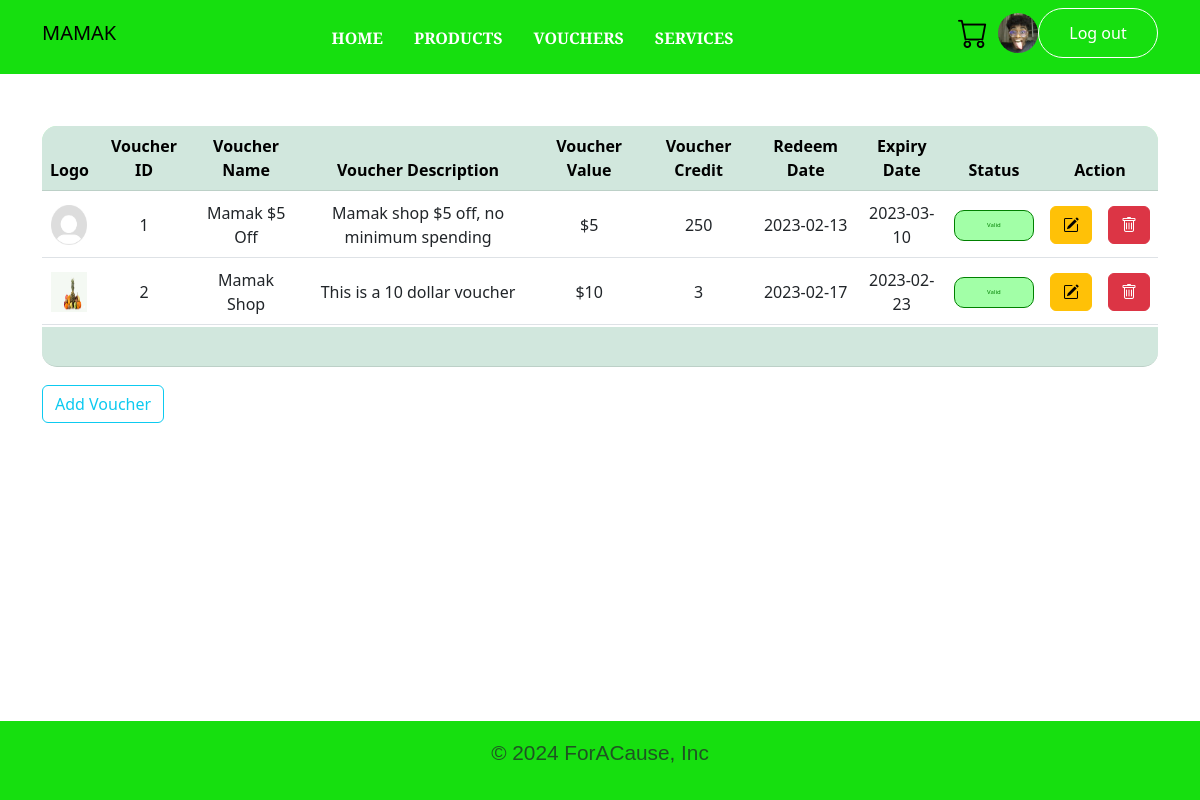
Page /voucherValidity/1 (signed in) on the committed database.
### Src/models.py (models this page shows, shortened)
class User(db.Model, UserMixin):
    id = db.Column(db.Integer, primary_key=True)
    username = db.Column(db.String(20), unique=True, nullable=False)
    email = db.Column(db.String(120), unique=True, nullable=False)
    image_file = db.Column(db.String(20), nullable=False,
                           default='default.jpg')
    password = db.Column(db.String(60), nullable=False)
    phone = db.Column(db.String(8), nullable=False)
    address = db.Column(db.String(80), nullable=False)
    secretQn = db.Column(db.String(80), nullable=False)
    isAdmin = db.Column(db.Boolean, nullable=False, default=False)
    balance = db.Column(db.Integer(), nullable=False, default=0)
    credit = db.Column(db.Integer(), nullable=False, default=0)
    carts = db.relationship('Cart', backref='user', lazy=True)
    redeemedvouchers = db.relationship('RedeemedVouchers', backref='user', lazy=True)

class Voucher(db.Model):
    id = db.Column(db.Integer, primary_key=True)
    name = db.Column(db.String(40), nullable=False)
    description = db.Column(db.String(255), nullable=False)
    credit = db.Column(db.Integer(), nullable=False)
    value = db.Column(db.Integer(), nullable=False)
    redeem_date = db.Column(db.Date, nullable=False)
    expiry_date = db.Column(db.Date, nullable=False)
    image_file = db.Column(db.String(20), nullable=False,
                           default='default.jpg')
    isValid = db.Column(db.Integer, nullable=False, default=1)
    redeemedvouchers = db.relationship('RedeemedVouchers', backref='voucher', lazy=True)

### Src/routes.py (the view)
@app.route('/voucherValidity/<int:id>', methods=['GET', 'POST'])
@login_required
def vouchervalidity(id):
    vouchers = Voucher.query.all()
    voucher = Voucher.query.filter_by(id=id).first()
    voucher_list = []
    for person in vouchers:
        print(person.name)
        voucher_list.append(person)
    if voucher.isValid == True:
        print(voucher.name)
        voucher.isValid = False
        db.session.commit()
    elif voucher.isValid == False:
        print(voucher.isValid)
        voucher.isValid = True
        db.session.commit()
    return render_template('voucherAdmin.html', adminStat=True, voucher_list=voucher_list, idsite=True)

### Src/models.py (called while the page is built)
@login_manager.user_loader
def load_user(user_id):
    return User.query.get(int(user_id))

### Src/templates/voucherAdmin.html (shortened to what this page needs)
{% extends "base.html" %}
{% block content %}
<div class="container">
    <table class="table table-hover">
        <thead class="table-success">
            <tr>
                <th scope="col" class="topleft">Logo</th>
                <th scope="col">Voucher ID</th>
                <th scope="col">Voucher Name</th>
                <th scope="col">Voucher Description</th>
                <th scope="col">Voucher Value</th>
                <th scope="col">Voucher Credit</th>
                <th scope="col">Redeem Date</th>
                <th scope="col">Expiry Date</th>
                <th scope="col">Status</th>
                <th scope="col" class="topright" colspan="2">Action</th>
            </tr>
        </thead>
        <tbody>
            {% for voucher in voucher_list %}
            <tr>
                <td><img src="{{ url_for('static', filename='images/' + voucher.image_file )}}" alt="Logo"
                        style="height:5vh; width: 3vw;"></td>
                <td>{{ voucher.id }}</td>
                <td>{{ voucher.name }}</td>
                <td>{{ voucher.description }}</td>
                <td>${{ voucher.value }}</td>
                <td>{{voucher.credit}}</td>
                <td>{{ voucher.redeem_date }}</td>
                <td>{{ voucher.expiry_date }}</td>
                {% if voucher.isValid == True %}
                <td><a href="{{ url_for('vouchervalidity', id=voucher.id)}}"><button class='valid'>Valid</button></a></td>
                {% else %}
                <td><a href="{{ url_for('vouchervalidity', id=voucher.id)}}"><button class='nonvalid'>Non-valid</button></a></td>
                {% endif %}
                {% if voucher.isValid == True %}
                <td><a href="/updateVoucher/{{voucher.id}}" class="btn btn-warning"><i class="bi bi-pencil-square"></i></a></td>
                <td>
                    <form action="{{url_for('deletevoucher', id=voucher.id)}}" method="POST">
                        <button type="button" class="btn btn-danger" data-bs-toggle="modal"
                            data-bs-target="#myModal_{{voucher.id}}"><i class="bi bi-trash"></i></button>
                    </form>
                </td>
                {% endif %}
            </tr>
            {% endfor %}
        </tbody>
        <tfoot class="table-success">
            <tr>
                <th class="bottomleft"></th>
                <th></th>
                <th></th>
                <th></th>
                <th></th>
                <th></th>
                <th></th>
                <th></th>
                <th colspan="3" class="bottomright"></th>
            </tr>
        </tfoot>
    </table>
    <a href="/createVoucher"><button class="btn btn-outline-info"> Add Voucher</button></a>
</div>
{% endblock %}

### Src/templates/includes/_navbar.html (shortened to what this page needs)
<nav class="navbar navbar-expand-lg pb-3">
  <div class="container">
    <div class="collapse navbar-collapse" id="navbarSupportedContent">
      {% if adminStat == True and current_user.isAdmin == True %}
      <a class="navbar-brand" href="{{ url_for('home')}}">MAMAK</a>
        <ul class=" navbar-nav m-auto mb-2 mb-lg-0">
          <li class="nav-item">
            <a class="nav-link" href="{{ url_for('accountadmin') }}">Accounts</a>
          </li>
          <li class="nav-item">
            <a class="nav-link" href="{{ url_for('productadmin') }}">Products</a>
          </li>
          <li class="nav-item">
            <a class="nav-link" href="{{ url_for('inventoryadmin') }}">
              Inventory
            </a>
          </li>
          <li class="nav-item">
            <a class="nav-link" href="{{ url_for('retrievevoucher') }}">
              Vouchers
            </a>
          </li>
          <li class="nav-item">
            <a class="nav-link" href="{{ url_for('serviceadmin') }}">Services</a>
          </li>
          <li class="nav-item">
            <a class="nav-link" href="/adminCustomer">Customer View</a>
          </li>
        </ul>
      {% else %}
      <a class="navbar-brand" href="{{ url_for('home')}}">MAMAK</a>
      <ul class=" navbar-nav m-auto mb-2 mb-lg-0">
        <li class="nav-item">
          <a class="nav-link" href="{{ url_for('home') }}">Home</a>
        </li>
        <li class="nav-item">
          <a class="nav-link" href="{{ url_for('product') }}">Products</a>
        </li>
        <li class="nav-item">
          <a class="nav-link" href="{{ url_for('voucher') }}">
            Vouchers
          </a>
        </li>
        <li class="nav-item">
          <a class="nav-link" href="{{ url_for('service') }}">Services</a>
        </li>
      </ul>
      {% endif %}
      {% if current_user.isAdmin == True %}
      <a href="{{ url_for('logout') }}"><button class="logout">Log out</button></a>
      {% elif current_user.is_authenticated %}
      <a href="{{ url_for('cart') }}"><span><i class="bi bi-cart"></i></span></a>
      <a href="{{ url_for('account') }}">
        <img src="{{ url_for('static', filename='images/' + current_user.image_file) }}"
             alt="Profile" class="rounded-circle" style="width: 40px; height: 40px; object-fit: cover;">
      </a>
      <a href="{{ url_for('logout') }}"><button class="logout">Log out</button></a>
      {% else %}
      <a href="{{ url_for('login') }}"><button class="acc">Login</button></a>
      <a href="{{ url_for('register') }}"><button class="acc">Register</button></a>
      {% endif %}
    </div>
  </div>
</nav>

### Src/static/css/style.css (style rules this page uses)
* { padding: 0; margin: 0; box-sizing: border-box; }
body { min-height: 100vh; display: flex; flex-direction: column; }
table { margin-top:50px; border-collapse: separate; border-spacing: 0 2px;; width: 100%; }
th, td { text-align: center; word-wrap: break-word; }
th { height:5vh; }
.topleft { border-top-left-radius: 15px; }
.topright { border-top-right-radius: 15px; }
.bottomleft { border-bottom-left-radius: 15px; }
.bottomright { border-bottom-right-radius: 15px; }
thead { background-color: rgb(185, 255, 189); }
tbody { background-color: rgb(242, 242, 242); }
.navbar, footer { background-color: rgb(22, 223, 15); }
.nav-item a { text-decoration: none; color: white; font-weight: 600; text-transform: uppercase; margin-right: 15px; font-family: 'Alegreya Sans SC', sans-serif; }
.bi-cart { font-size: 30px; color: black; cursor: pointer; padding-top: 5px; transition: all 0.4s; margin: 10px; }
.logout { height: 50px; width: 10vw; outline: none; background-color: transparent; color: white; border: 1px solid white; border-radius: 50px; transition: all; }
td { vertical-align: middle; }
.valid { display:flex; border:1px solid green; color:green; font-size:0.5vw; border-radius: 10px; width:80px; background-color: rgb(162, 255, 167); padding:10px; justify-content: center; margin:0 auto; }
a { text-decoration: none; }

### rows in the picture
User: image_file (picture)
Voucher: image_file (placeholder picture), id "1", name "Mamak $5 Off", description "Mamak shop $5 off, no minimum spending", value "5", credit "250", redeem_date "2023-02-13", expiry_date "2023-03-10"
Voucher: image_file (picture), id "2", name "Mamak Shop", description "This is a 10 dollar voucher", value "10", credit "3", redeem_date "2023-02-17", expiry_date "2023-02-23"
